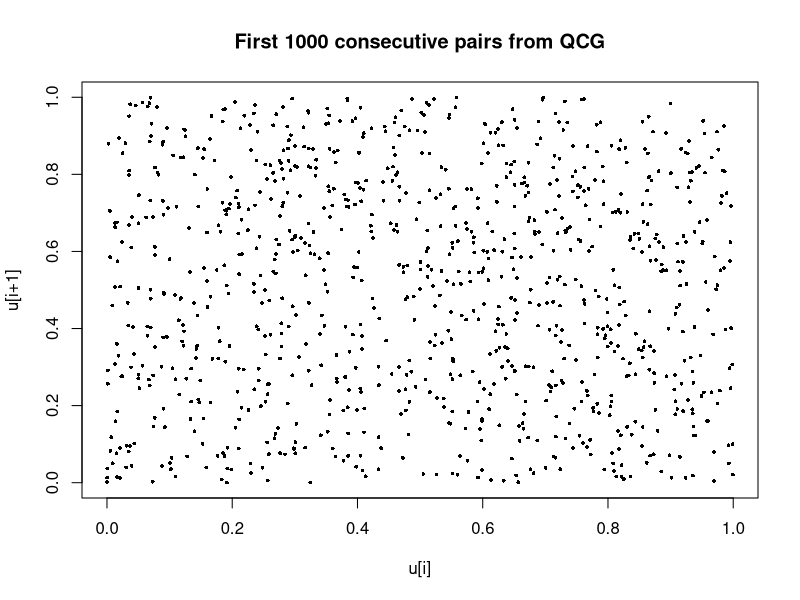

The R source for this figure:
############################
# ex6.R 
############################
setwd("/Users/Q540900/Desktop/A.I. Master/Fourth Semester/Stochastic Simulation/Exercise 1")

# 1) Quadratic CG (from Exercise 5)
qcg <- function(d, a, c, m, x0) {
  vals <- integer(0)
  curr <- x0
  repeat {
    next_val <- (d * curr^2 + a * curr + c) %% m
    vals <- c(vals, next_val)
    curr <- next_val
    if (curr == x0) {
      break
    }
  }
  return(vals)
}

# 2) Try searching for a full-period generator
period_length <- function(d, a, m=65536, x0=1, c=1) {
  seq_ <- qcg(d, a, c, m, x0)
  length(seq_)
}

best_period <- 0
best_params <- c(NA,NA)

for (d_try in 1:100) { # loop over numbers
  for (a_try in seq(1,99,2)) { # loop over numbers
    p <- period_length(d_try, a_try)
    if (p > best_period) {
      best_period <- p
      best_params <- c(d_try, a_try)
      
      if (best_period == 65536) { # Add a breaking
        break
      }
    }
  }
  if (best_period == 65536) {
    break
  }
}

cat("Best period found in [1..100]:", best_period, 
    "with d=", best_params[1], "and a=", best_params[2], "\n")

# 3) Let's generate with that (or override with known good values)
d <- best_params[1]
a <- best_params[2]
m <- 65536
x0 <- 1
c <- 1

seq_full <- qcg(d, a, c, m, x0)
cat("Actual period length =", length(seq_full), "\n")

# 4) Check distribution with a KS test
u_vals <- seq_full / m
cat("KS test results:\n")
print( ks.test(u_vals, "punif") )

# 5) Plot 1000 pairs (u_i, u_{i+1})
png("qcg_1000_pairs.png", 800, 600)
plot(u_vals[1:999], u_vals[2:1000],
     pch=16, cex=0.5,
     main="First 1000 consecutive pairs from QCG",
     xlab="u[i]", ylab="u[i+1]")
dev.off()
cat("Plot saved as qcg_1000_pairs.png.\n")
